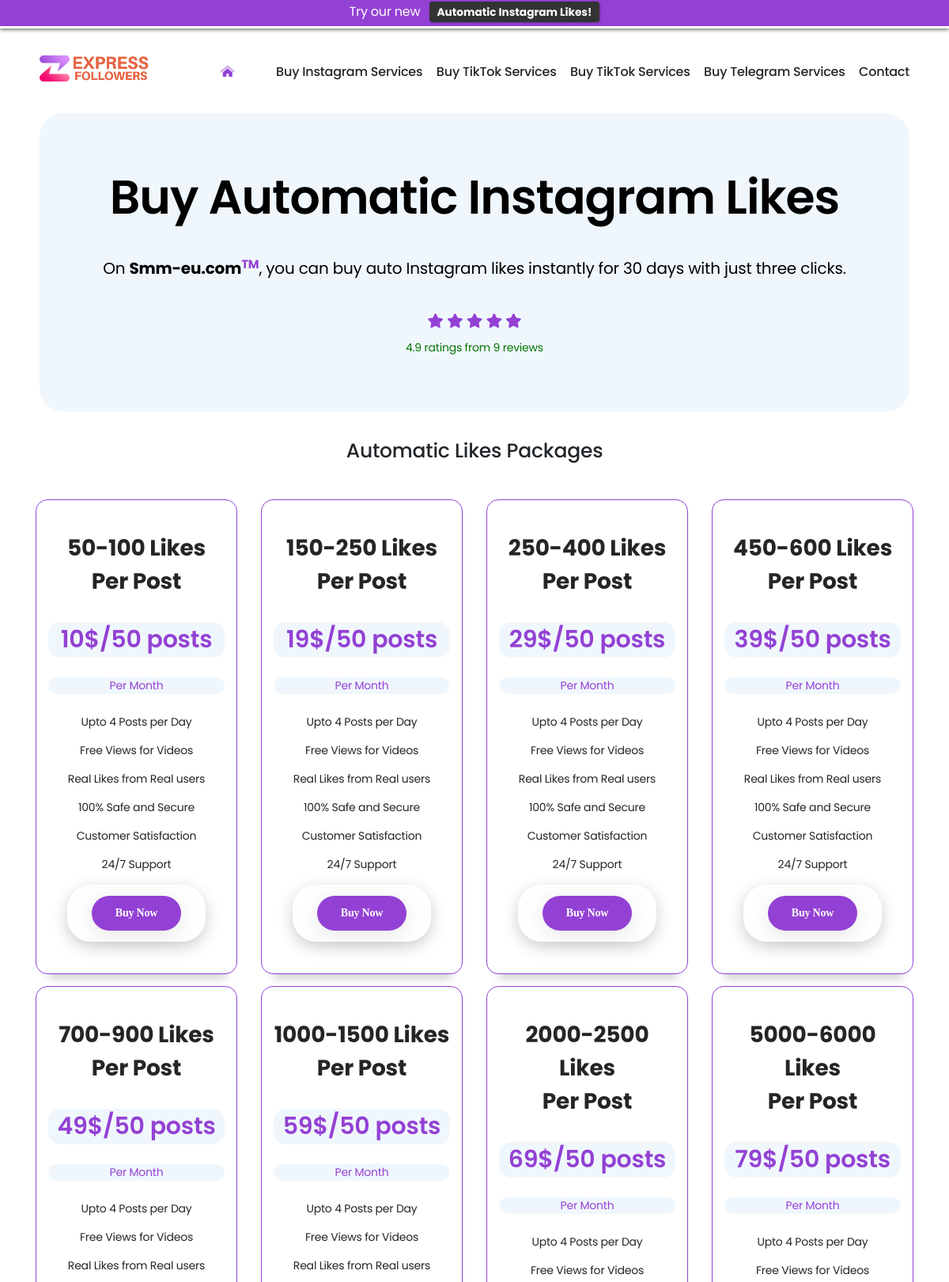
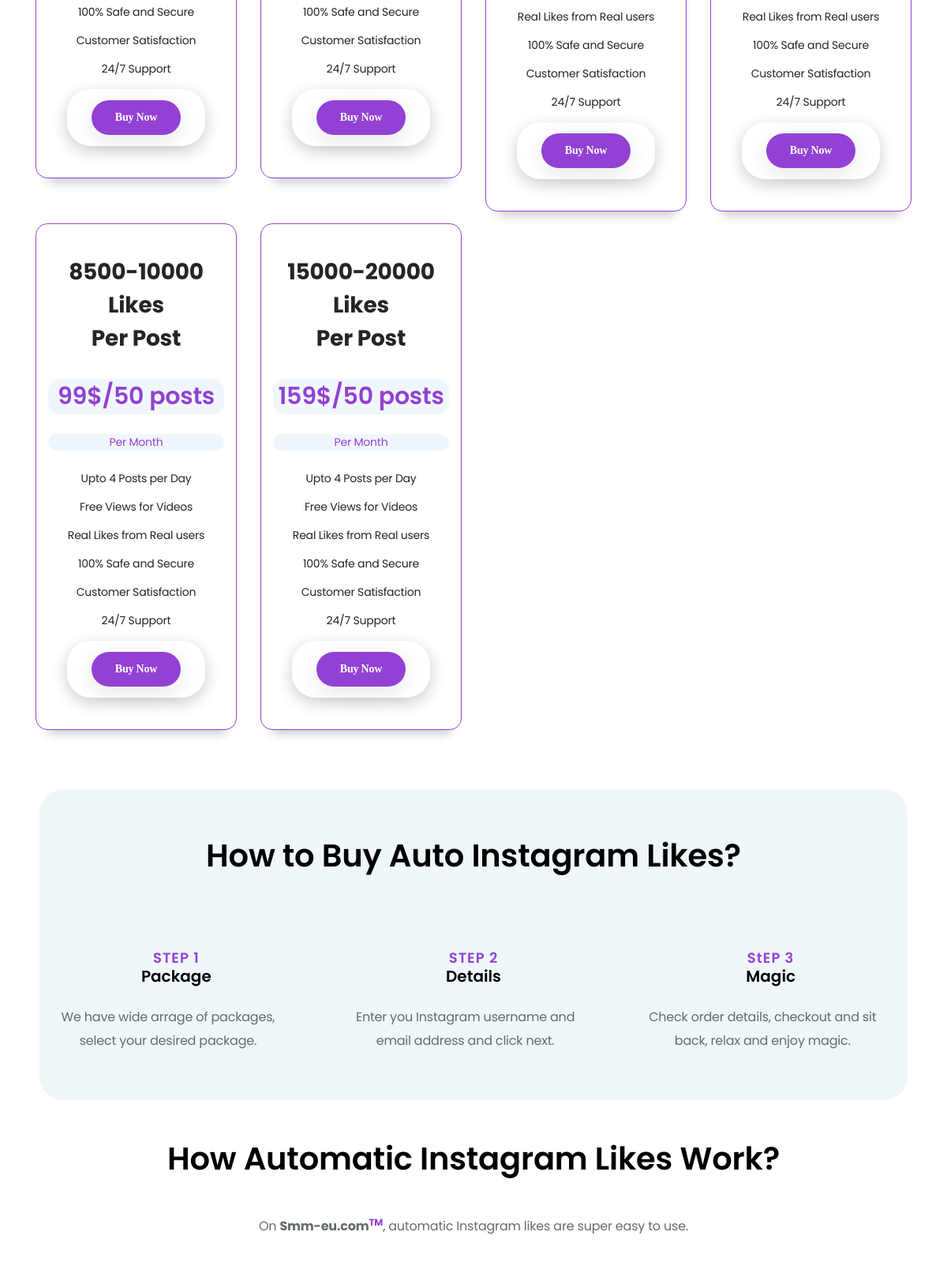
/buy-instagram-auto-likes/ (upper part), run on the app's committed database (2 pictures, top to bottom).
### smm_eu/apps/main/models.py (models this page shows, shortened)
class Products(models.Model):
    id = models.AutoField(primary_key=True)
    type = models.IntegerField('Тип продукта')
    count_field = models.CharField('Количество', max_length=40)
    new_price = models.IntegerField('Новая цена')
    discount = models.IntegerField('Скидка')
    class Meta:
        verbose_name = 'Услугу'
        verbose_name_plural = 'Услуги'

### smm_eu/apps/main/views.py (the view)
# urls.py: path('buy-instagram-auto-likes/', views.instagramautolike, name='instagramautolike'),
def instagramautolike(request):
    list_inst_auto_like = Products.objects.filter(type=3)
    return render(request, 'main/instagram/instagramautolikes.html', {'list_inst_auto_like': list_inst_auto_like})

### templates/main/instagram/instagramautolikes.html (shortened to what this page needs)
{% extends 'base.html' %}
{% block content %}
      <section class="hero hero-2">
        <div align="center" class="hero__wrapper">
            <div class="container">
                <div class="row align-items-lg-center">
                    <div class="col-lg-12 order-2 order-lg-1">
                        <h1 class="main-heading color-black">Buy Automatic Instagram Likes</h1>
                        <p class="paragraph">On <span>Smm-eu.com<sup>TM</sup></span>, you can buy auto Instagram likes
                            instantly for 30 days with just three clicks.</p>
                        <div class="d-flex justify-content-center">
                            <div class="content text-center">
                                <div class="ratings">
                                    <div class="stars"> <i class="fa fa-star"></i> <i class="fa fa-star"></i> <i
                                            class="fa fa-star"></i> <i class="fa fa-star"></i> <i
                                            class="fa fa-star"></i> </div>
                                    <div class="rating-text"> <span>4.9 ratings from 9 reviews</span> </div>
                                </div>
                            </div>
                        </div>
                    </div>
                </div>
            </div>
        </div>
    </section>
    <section class="pricing" id="pricing">
        <div class="pricing__wrapper">
            <h2 align="center" class="package">Automatic Likes Packages</h2>
            <div class="container">
                <div class=" container-fluid pricingTable pt-90">
                    <div class="container">
                        <div class="row">
                            <div class="col-12">
                            </div>
                        </div>
                        <div class="row monthlyPriceList animated">
                            {% for price_field in list_inst_auto_like %}
                            <div class="col-md-3">
                                <div class="inner holder">
                                    <div class="hdng">
                                        <p>{{ price_field.count_field }} Likes</p>
                                        <p>Per Post</p>
                                    </div>
                                    <div class="price mt-5">
                                        <p><b>{{ price_field.new_price }}$/50 posts</b></p>
                                        <p>Per Month</p>
                                    </div>
                                    <div class="info">
                                        <p>Upto 4 Posts per Day</p>
                                        <p>Free Views for Videos</p>
                                        <p>Real Likes from Real users</p>
                                        <p>100% Safe and Secure</p>
                                        <p>Customer Satisfaction</p>
                                        <p>24/7 Support</p>
                                    </div>
                                    <div class="btn">
                                        <a href="{% url 'main:instagramautolikebuy' price_field.id %}" class="readon">Buy Now</a>
                                    </div>
                                </div>
                            </div>
                            {% endfor %}
                        </div>
                    </div>
                </div>
            </div>
        </div>
    </section>
    <section class="step">
        <div class="step__wrapper">
            <div class="container">
                <h2 class="section-heading color-black">How to Buy Auto Instagram Likes?</h2>
                <div class="row">
                    <div class="col-lg-4">
                        <div class="step__box">
                            <div class="content">
                                <h3>STEP 1<span>Package</span></h3>
                                <p class="paragraph dark">We have wide arrage of packages, select your desired package.
                                </p>
                            </div>
                        </div>
                    </div>
                    <div class="col-lg-4">
                        <div class="step__box">
                            <div class="content">
                                <h3>STEP 2<span>Details</span></h3>
                                <p class="paragraph dark">Enter you Instagram username and email address and click next.
                                </p>
                            </div>
                        </div>
                    </div>
                    <div class="col-lg-4">
                        <div class="step__box">
                            <div class="content">
                                <h3>StEP 3<span>Magic</span></h3>
                                <p class="paragraph dark">Check order details, checkout and sit back, relax and enjoy
                                    magic.</p>
                            </div>
                        </div>
                    </div>
                </div>
            </div>
        </div>
    </section>
    <section class="feature" id="intro">
        <div class="container">
            <h2 class="section-heading color-black">How Automatic Instagram Likes Work?</h2>
            <p align="center" class="paragraphhow">On <strong>Smm-eu.com<sup>TM</sup></strong>, automatic Instagram
                likes are super easy to use.</p>
        </div>
    </section>
{% endblock %}

### data on the page
Products: count_field "50-100", new_price "10"
Products: count_field "150-250", new_price "19"
Products: count_field "250-400", new_price "29"
Products: count_field "450-600", new_price "39"
Products: count_field "700-900", new_price "49"
Products: count_field "1000-1500", new_price "59"
Products: count_field "2000-2500", new_price "69"
Products: count_field "5000-6000", new_price "79"
Products: count_field "8500-10000", new_price "99"
Products: count_field "15000-20000", new_price "159"
